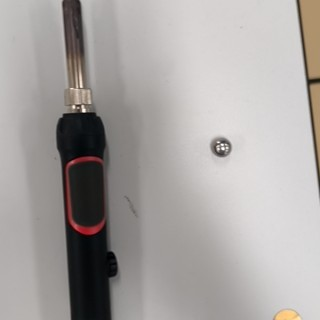
#> input picture temp/calib_images/0723074631_phone_104_2305.jpg, 320 x 320 px; its folder holds only this picture in this run
$ python -i 2025E.py   (imports and definitions only)
#> lines starting #> are read from the running program, lines starting #| are printed output that depends on the picture; after the words box and inside, x2 and y2 are one past the last pixel; in counts of white or black regions, pixels touching at a corner belong together
# LDD_ROG 2026.7.9
# 矩形效果很离谱的话，优先检查前面几个参数、二值化反向问题、矩形跳变过滤阈值
# 浮点运算很吃性能！！！


# 视觉库
from maix import app, camera, display, image, time
import cv2
import numpy as np
# 串口库
from maix import pinmap, err
from maix.comm import modbus


CAM_W = 512    # 定义画面宽
CAM_H = 320    # 定义画面高
min_rects_area = 3600          # 过滤低于该面积的矩形框
APPROX_EPSILON_RATIO = 0.02    # 该参数配合cv2.approxPolyDP()使用，以轮廓周长6%的长度作为滑动窗口大小，处于该窗口内的细微抖动直接抹去
MIN_ASPECT = 0.5               # 过滤的最小宽高比
MAX_ASPECT = 2.8               # 过滤的最大宽高比

cx_before = 256                # 初始化前一帧矩形中心横坐标为画面中心
cy_before = 160                # 初始化前一帧矩形中心纵坐标为画面中心
last_area = None               # 初始化最后一帧获取的矩形面积，用于面积连续性过滤防止跳变


# ========== Modbus 配置 ==========
MODBUS_BAUD = 115200           # 波特率，和 MCU 端一致
MODBUS_SLAVE_ID = 1            # MaixCAM 的从机地址
# 寄存器地址分配（这些地址要和 MCU 端约定一致）
REG_ERR_X = 0x0000             # err_x 存到保持寄存器 0x0000
REG_ERR_Y = 0x0001             # err_y 存到保持寄存器 0x0001
REG_RECT_STATUS = 0x0002       # 是否检测到矩形标志（0=无，1=有）
REG_CENTER_X = 0x0003          # 原图中心点坐标 cx（可选）
REG_CENTER_Y = 0x0004          # 原图中心点坐标 cy（可选）
HOLDING_REGS_COUNT = 10        # 保持寄存器总数量（≥5，留点余量）


def find_best_rect(img_cv):
    gray = cv2.cvtColor(img_cv, cv2.COLOR_RGB2GRAY)  # 转灰度
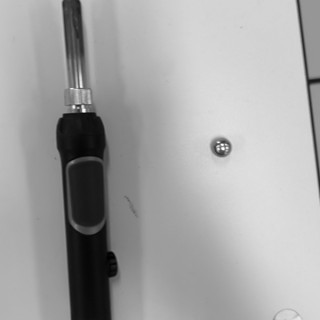
#> gray: shape (320, 320); min 0, max 254, mean 164.8
    blur = cv2.GaussianBlur(gray, (5, 5), 0)         # 高斯模糊（高斯滤波）去噪处理。(5,5)为卷积核窗口大小，0为自动计算标准差
    binary = cv2.adaptiveThreshold(                  # 自适应二值化，应对光照不均问题
        blur,                         # 输入灰度图
        255,                          # 亮度最大值，255即白色
        cv2.ADAPTIVE_THRESH_MEAN_C,   # 邻域均值-常数C=自适应阈值。还可换用高斯阈值，更抗光照影响。
        cv2.THRESH_BINARY_INV,                # 反向二值化（背景变黑，前景变白）。不想要反向就去掉_INV
        31,                           # 邻域取的正方形区域分辨率大小
        8,                            # 常数C，调大则剩余前景变少，相应边缘变细
    )
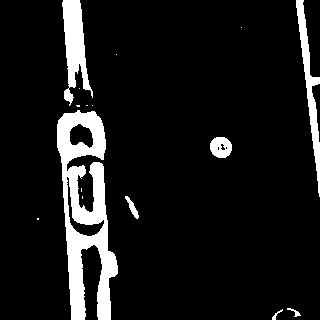
#> binary: shape (320, 320); 9.6% white; 16 white regions (9 under 20 px)

    contours, _ = cv2.findContours(   # 寻找轮廓，并将所有轮廓存入contours序列
        binary,                       # 二值图像
        cv2.RETR_EXTERNAL,            # 只检测外轮廓
        cv2.CHAIN_APPROX_SIMPLE,      # 压缩轮廓点，只保留端点（节省内存）
    )
#> contours = 16 contours, 10 with area under 20; largest, box (x1, y1, x2, y2) and area: (57, 110, 118, 320) 6628, (62, 0, 93, 106) 1522, (296, 0, 320, 197) 1076, (210, 137, 232, 158) 344, (125, 196, 139, 219) 90, (287, 308, 301, 317) 26

    best = None                          # 初始化最佳候选矩形
    for contour in contours:             # 遍历所有轮廓
        area = cv2.contourArea(contour)  # 计算轮廓面积
        if area < min_rects_area:        # 初次过滤：面积
            continue

        perimeter = cv2.arcLength(contour, True)       # 计算轮廓周长
        approx = cv2.approxPolyDP(contour, APPROX_EPSILON_RATIO * perimeter, True)  # 近似成多边形。该函数返回各角点坐标组成的数组
        if len(approx) != 4:                           # 二次过滤：边数必须为4
            continue

        x, y, w, h = cv2.boundingRect(approx)          # 能运行到这一步的都是4边形，找最小正立外接矩形，xywh分别为左上角坐标和宽度高度
        aspect = w/h                                   # 三次过滤：宽高比
        if aspect <= MIN_ASPECT or aspect > MAX_ASPECT:
            continue

        rect_final_candidate = {                       # 结构体存放最终候选矩形
            "area": area,
            "rect": (x, y, w, h),
            "center": (x + (w//2), y + (h//2)),        # //是整除，像素不能为浮点
            "s": (w * h),
            "approx": approx
        }

        if best is None or area > best["area"]:        # 保存最好矩形
            best = rect_final_candidate
#> this loop made 16 passes
#> area on passes 2, 4, 7, 15, 16: 25.5, 90.5, 344, 1075.5, 1521.5
#> (area, perimeter) on pass 8: (6628, 885.1)

    return best

# 用于快速验证：读取approx的角点并显示在原图，显示的角点都是红色且没有位置标签
# [179 lines left out: functions draw_points, order_points, draw_ordered_points, draw_polygon, rect_perspective, run, not called in this run]

>>> import cv2
>>> picture = cv2.cvtColor(cv2.imread('../../temp/calib_images/0723074631_phone_104_2305.jpg'), cv2.COLOR_BGR2RGB)
>>> result = find_best_rect(picture)

$ run again, on temp/calib_images/0723074639_phone_110_2311.jpg
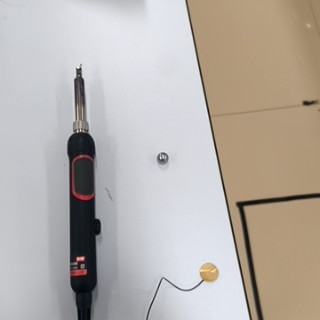
#> input picture temp/calib_images/0723074639_phone_110_2311.jpg, 320 x 320 px
#> in find_best_rect, `gray = cv2.cvtColor(img_cv, cv2.COLOR_RGB2GRAY)`:
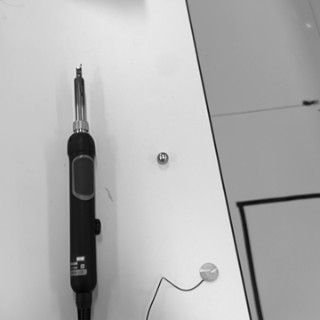
#> gray: shape (320, 320); min 4, max 254, mean 177.7
#> in find_best_rect, `binary = cv2.adaptiveThreshold(`:
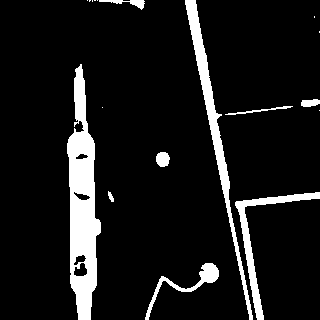
#> binary: shape (320, 320); 9.7% white; 18 white regions (9 under 20 px)
#> contours = 18 contours, 9 with area under 20; largest, box (x1, y1, x2, y2) and area: (67, 64, 101, 320) 4936, (185, 0, 253, 320) 2045, (235, 192, 320, 320) 1174, (145, 263, 219, 320) 548, (156, 152, 170, 167) 146
#> the loop in find_best_rect, `for contour in contours:` made 18 passes
#> area on passes 1, 2, 3, 4, 7, 8, 12, 13: 547.5, 1174, 25.5, 146.5, 64, 96.5, 2045, 116

$ run again, on temp/calib_images/0723135250_phone_125_2497.jpg
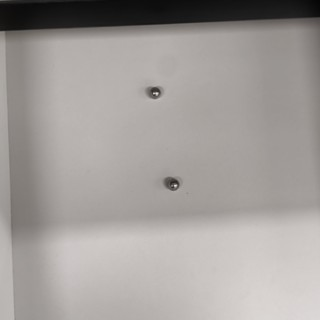
#> input picture temp/calib_images/0723135250_phone_125_2497.jpg, 320 x 320 px
#> in find_best_rect, `binary = cv2.adaptiveThreshold(`:
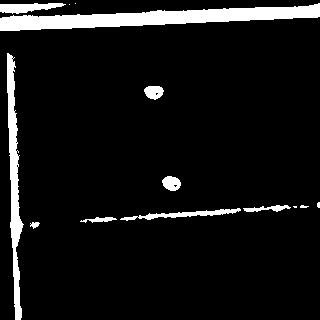
#> binary: shape (320, 320); 7.7% white; 14 white regions (5 under 20 px)
#> contours = 14 contours, 5 with area under 20; largest, box (x1, y1, x2, y2) and area: (0, 3, 320, 31) 3896, (7, 53, 24, 320) 1674, (0, 3, 66, 14) 384, (120, 208, 241, 221) 372, (162, 176, 181, 191) 192
#> the loop in find_best_rect, `for contour in contours:` made 14 passes
#> area on passes 1, 2, 3, 6, 8, 9, 10, 14: 30, 79.5, 372, 126, 191.5, 186, 1674, 383.5

$ run again, on temp/calib_images/0723135519_phone_138_2508.jpg
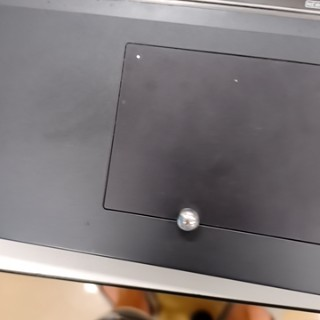
#> input picture temp/calib_images/0723135519_phone_138_2508.jpg, 320 x 320 px
#> in find_best_rect, `blur = cv2.GaussianBlur(gray, (5, 5), 0)`:
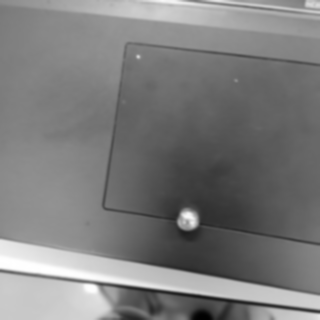
#> blur: shape (320, 320); min 1, max 255, mean 123.7
#> in find_best_rect, `binary = cv2.adaptiveThreshold(`:
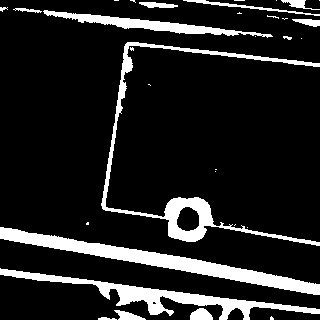
#> binary: shape (320, 320); 13.3% white; 32 white regions (18 under 20 px)
#> contours = 32 contours, 20 with area under 20; largest, box (x1, y1, x2, y2) and area: (0, 227, 320, 295) 3760, (101, 42, 320, 246) 3210, (0, 268, 320, 320) 2716, (43, 10, 273, 38) 1346, (183, 0, 320, 16) 190
#> the loop in find_best_rect, `for contour in contours:` made 32 passes
#> area on passes 1, 3, 4, 5, 14, 18, 22, 23: 20.5, 138, 181, 2716, 3210, 110.5, 1346.5, 44
